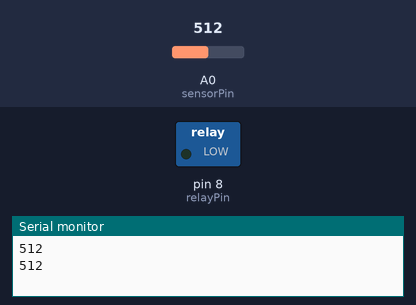
The sketch below on a simulated Arduino Uno, built with avr-gcc and run on an emulated ATmega328P. Parts: switched loads named in the sketch (green lamp = pin HIGH), the last lines printed to the serial monitor. The test bench sets the inputs (shaded band); at power-on: A0 (sensorPin) = 512.

Above: at 2.3 s.
2.4 s: A0 (sensorPin) set to 736
4.5 s: A0 (sensorPin) set to 769
At 5.8 s:
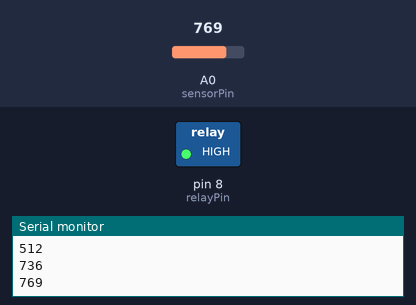
6.6 s: A0 (sensorPin) set to 740
At 8.1 s:
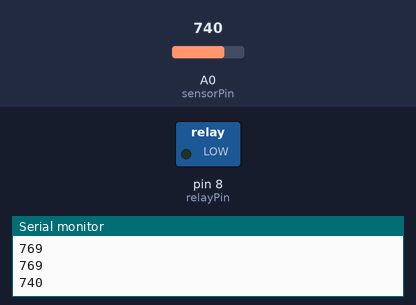
9.0 s: A0 (sensorPin) set to 760
At 9.3 s:
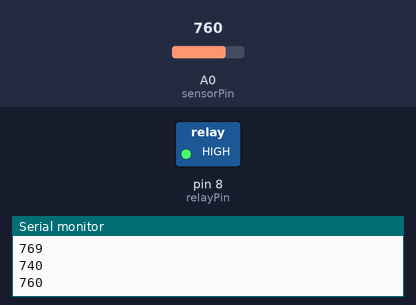
Timing chart, 0 to 12.0 s (numbered marks = the images above; inputs shaded):
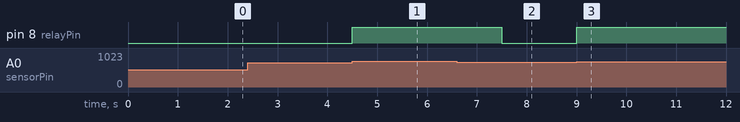

The sketch:

relay_ldr_light_control.ino
```cpp
int sensorPin = A0;
int relayPin = 8;

void setup()
{
  Serial.begin(9600);
  pinMode(sensorPin, INPUT);
  pinMode(relayPin, OUTPUT);
}
void loop()
{
  int sensorValue = analogRead(sensorPin);
  if( sensorValue <= 750 )  // Change the value as per your requirement
  {
    digitalWrite(relayPin, LOW);
    Serial.println(sensorValue);
    delay(1500);
  }
  else
  {
    digitalWrite(relayPin, HIGH);
    Serial.println(sensorValue);
    delay(1500);
  }
}
```

Measured:
- the behaviour switches between 750 and 751 on A0 (sensorPin) (found by bisection; images 0 and 1)
- after the input at 4.5 s, pin 8 (relayPin): LOW → HIGH at once
- after the input at 6.6 s, pin 8 (relayPin): HIGH → LOW after 0.90 s
- after the input at 9.0 s, pin 8 (relayPin): LOW → HIGH at once
